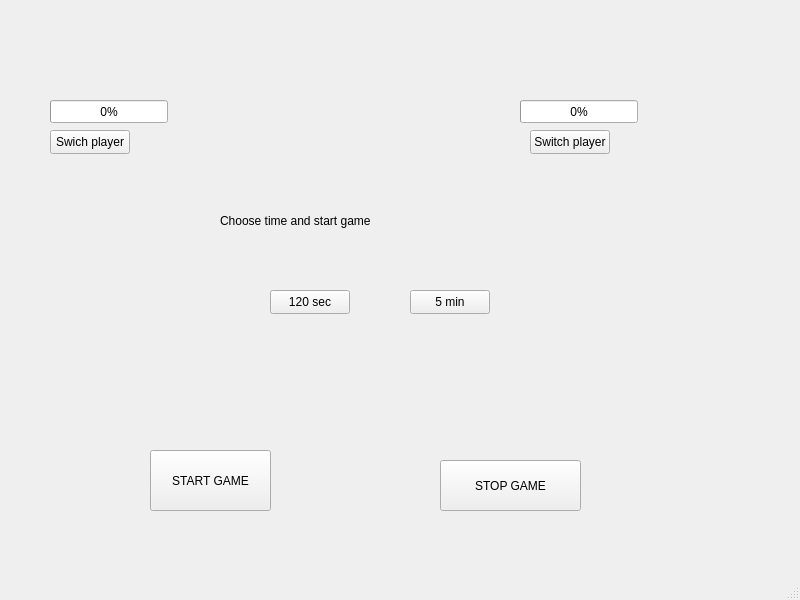
<?xml version="1.0" encoding="UTF-8"?>
<ui version="4.0">
 <class>MainWindow</class>
 <widget class="QMainWindow" name="MainWindow">
  <property name="geometry">
   <rect>
    <x>0</x>
    <y>0</y>
    <width>800</width>
    <height>600</height>
   </rect>
  </property>
  <property name="windowTitle">
   <string>MainWindow</string>
  </property>
  <widget class="QWidget" name="centralwidget">
   <widget class="QPushButton" name="switchButton">
    <property name="geometry">
     <rect>
      <x>50</x>
      <y>130</y>
      <width>80</width>
      <height>24</height>
     </rect>
    </property>
    <property name="text">
     <string>Swich player</string>
    </property>
   </widget>
   <widget class="QPushButton" name="switchButton_2">
    <property name="geometry">
     <rect>
      <x>530</x>
      <y>130</y>
      <width>80</width>
      <height>24</height>
     </rect>
    </property>
    <property name="text">
     <string>Switch player</string>
    </property>
   </widget>
   <widget class="QPushButton" name="secButton">
    <property name="geometry">
     <rect>
      <x>270</x>
      <y>290</y>
      <width>80</width>
      <height>24</height>
     </rect>
    </property>
    <property name="text">
     <string>120 sec</string>
    </property>
   </widget>
   <widget class="QPushButton" name="minButton">
    <property name="geometry">
     <rect>
      <x>410</x>
      <y>290</y>
      <width>80</width>
      <height>24</height>
     </rect>
    </property>
    <property name="text">
     <string>5 min</string>
    </property>
   </widget>
   <widget class="QPushButton" name="startButton">
    <property name="geometry">
     <rect>
      <x>150</x>
      <y>450</y>
      <width>121</width>
      <height>61</height>
     </rect>
    </property>
    <property name="text">
     <string>START GAME</string>
    </property>
   </widget>
   <widget class="QPushButton" name="stopButton">
    <property name="geometry">
     <rect>
      <x>440</x>
      <y>460</y>
      <width>141</width>
      <height>51</height>
     </rect>
    </property>
    <property name="text">
     <string>STOP GAME</string>
    </property>
   </widget>
   <widget class="QLabel" name="label">
    <property name="geometry">
     <rect>
      <x>220</x>
      <y>170</y>
      <width>351</width>
      <height>101</height>
     </rect>
    </property>
    <property name="text">
     <string>Choose time and start game</string>
    </property>
   </widget>
   <widget class="QProgressBar" name="progressBar">
    <property name="geometry">
     <rect>
      <x>50</x>
      <y>100</y>
      <width>118</width>
      <height>23</height>
     </rect>
    </property>
    <property name="maximum">
     <number>300</number>
    </property>
    <property name="value">
     <number>0</number>
    </property>
    <property name="textVisible">
     <bool>true</bool>
    </property>
    <property name="format">
     <string>%p%</string>
    </property>
   </widget>
   <widget class="QProgressBar" name="progressBar_2">
    <property name="geometry">
     <rect>
      <x>520</x>
      <y>100</y>
      <width>118</width>
      <height>23</height>
     </rect>
    </property>
    <property name="maximum">
     <number>300</number>
    </property>
    <property name="value">
     <number>0</number>
    </property>
    <property name="invertedAppearance">
     <bool>false</bool>
    </property>
    <property name="format">
     <string>%p%</string>
    </property>
   </widget>
  </widget>
  <widget class="QMenuBar" name="menubar">
   <property name="geometry">
    <rect>
     <x>0</x>
     <y>0</y>
     <width>800</width>
     <height>21</height>
    </rect>
   </property>
  </widget>
  <widget class="QStatusBar" name="statusbar"/>
 </widget>
 <resources/>
 <connections/>
</ui>
